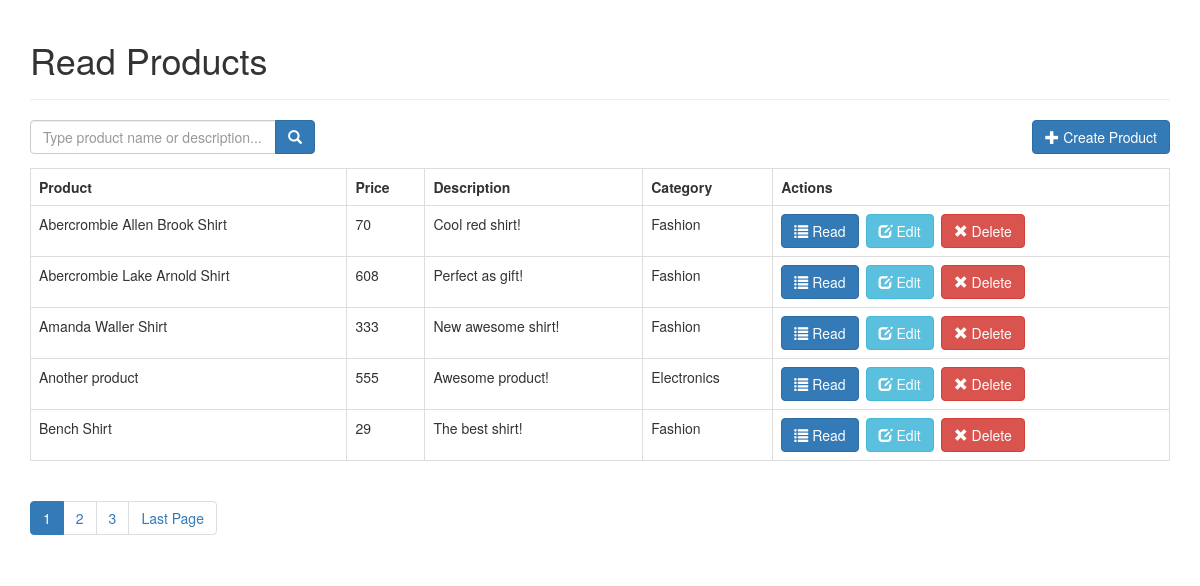
The page / on the database its author committed.
### tables this page shows
CREATE TABLE `products` (
  `id` int(11) NOT NULL,
  `name` varchar(100) NOT NULL,
  `description` text NOT NULL,
  `category_id` int(11) NOT NULL,
  `created` datetime NOT NULL,
  `modified` timestamp NOT NULL DEFAULT CURRENT_TIMESTAMP,
  `price` int(11) NOT NULL
);

CREATE TABLE `categories` (
  `id` int(11) NOT NULL,
  `name` varchar(100) NOT NULL,
  `created` datetime NOT NULL,
  `modified` timestamp NOT NULL DEFAULT CURRENT_TIMESTAMP
);

### index.php (called while the page is built, shortened)
<?php
include_once 'config/core.php';
include_once 'objects/product.php';
include_once 'objects/category.php';
$database = new Database();
$db = $database->getConnection();
$product = new Product($db);
$category = new Category($db);
$page_title = "Read Products";
include_once "layout_header.php";
$stmt = $product->readAll($from_record_num, $records_per_page);
$page_url = "index.php?";
$total_rows = $product->countAll();
include_once "read_template.php";
include_once "layout_footer.php";

### objects/product.php (called while the page is built, shortened)
<?php
class Product
{
    private $conn;
    private $table_name = "products";
    public function __construct($db)
    {
        $this->conn = $db;
    }
    function readAll($from_record_num, $records_per_page)
    {
        $query = "SELECT
                    id, name, description, price, category_id
                FROM
                    " . $this->table_name . "
                ORDER BY
                    name ASC
                LIMIT
                    {$from_record_num}, {$records_per_page}";
        $stmt = $this->conn->prepare($query);
        $stmt->execute();
        return $stmt;
    }
    public function countAll()
    {
        $query = "SELECT id FROM " . $this->table_name . "";
        $stmt = $this->conn->prepare($query);
        $stmt->execute();
        $num = $stmt->rowCount();
        return $num;
    }
}

### config/core.php (called while the page is built)
<?php
$page = isset($_GET['page']) ? $_GET['page'] : 1;
$records_per_page = 5;
$from_record_num = ($records_per_page * $page) - $records_per_page;

### objects/category.php (called while the page is built, shortened)
<?php
class Category
{
    private $conn;
    private $table_name = "categories";
    public $id;
    public function __construct($db)
    {
        $this->conn = $db;
    }
    function readName()
    {
        $query = "SELECT name FROM " . $this->table_name . " WHERE id = ? limit 0,1";
        $stmt = $this->conn->prepare($query);
        $stmt->bindParam(1, $this->id);
        $stmt->execute();
        $row = $stmt->fetch(PDO::FETCH_ASSOC);
        $this->name = $row['name'];
    }
}

### read_template.php (the view)
<?php
echo "<form role='search' action='search.php'>";
echo "<div class='input-group col-md-3 pull-left margin-right-1em'>";
$search_value = isset($search_term) ? "value='{$search_term}'" : "";
echo "<input type='text' class='form-control' placeholder='Type product name or description...' name='s' id='srch-term' required {$search_value} />";
echo "<div class='input-group-btn'>";
echo "<button class='btn btn-primary' type='submit'><i class='glyphicon glyphicon-search'></i></button>";
echo "</div>";
echo "</div>";
echo "</form>";
echo "<div class='right-button-margin'>";
echo "<a href='create_product.php' class='btn btn-primary pull-right'>";
echo "<span class='glyphicon glyphicon-plus'></span> Create Product";
echo "</a>";
echo "</div>";
if ($total_rows > 0) {
    echo "<table class='table table-hover table-responsive table-bordered'>";
    echo "<tr>";
    echo "<th>Product</th>";
    echo "<th>Price</th>";
    echo "<th>Description</th>";
    echo "<th>Category</th>";
    echo "<th>Actions</th>";
    echo "</tr>";
    while ($row = $stmt->fetch(PDO::FETCH_ASSOC)) {
        extract($row);
        echo "<tr>";
        echo "<td>{$name}</td>";
        echo "<td>{$price}</td>";
        echo "<td>{$description}</td>";
        echo "<td>";
        $category->id = $category_id;
        $category->readName();
        echo $category->name;
        echo "</td>";
        echo "<td>";
        echo "<a href='read_one.php?id={$id}' class='btn btn-primary left-margin'>";
        echo "<span class='glyphicon glyphicon-list'></span> Read";
        echo "</a>";
        echo "<a href='update_product.php?id={$id}' class='btn btn-info left-margin'>";
        echo "<span class='glyphicon glyphicon-edit'></span> Edit";
        echo "</a>";
        echo "<a delete-id='{$id}' class='btn btn-danger delete-object'>";
        echo "<span class='glyphicon glyphicon-remove'></span> Delete";
        echo "</a>";
        echo "</td>";
        echo "</tr>";
    }
    echo "</table>";
    include_once 'paging.php';
}
else {
    echo "<div class='alert alert-danger'>No products found.</div>";
}

### layout_header.php (shortened to what this page needs)
<!DOCTYPE html>
<html lang="en">
<head>
    <link rel="stylesheet" href="https://maxcdn.bootstrapcdn.com/bootstrap/3.3.7/css/bootstrap.min.css" />
    <link rel="stylesheet" href="libs/css/custom.css" />
</head>
<body>
    <div class="container">
        <?php
        echo "<div class='page-header'>
                <h1>{$page_title}</h1>
            </div>";
        ?>

### paging.php (shortened to what this page needs)
<?php
echo "<ul class=\"pagination\">";
$total_pages = ceil($total_rows / $records_per_page);
$range = 2;
$initial_num = $page - $range;
$condition_limit_num = ($page + $range)  + 1;
for ($x = $initial_num; $x < $condition_limit_num; $x++) {
    if (($x > 0) && ($x <= $total_pages)) {
        if ($x == $page) {
            echo "<li class='active'><a href=\"#\">$x <span class=\"sr-only\">(current)</span></a></li>";
        }
        else {
            echo "<li><a href='{$page_url}page=$x'>$x</a></li>";
        }
    }
}
if ($page < $total_pages) {
    echo "<li><a href='" . $page_url . "page={$total_pages}' title='Last page is {$total_pages}.'>";
    echo "Last Page";
    echo "</a></li>";
}
echo "</ul>";

### layout_footer.php (shortened to what this page needs)
</div>
</body>
</html>

### libs/css/custom.css (style rules this page uses)
.left-margin { margin: 0 0.5em 0 0; }
.right-button-margin { margin: 0 0 1em 0; overflow: hidden; }

### rows shown on the page
products: name "Abercrombie Allen Brook Shirt", price "70", description "Cool red shirt!", category.name "Fashion"
products: name "Abercrombie Lake Arnold Shirt", price "608", description "Perfect as gift!", category.name "Fashion"
products: name "Amanda Waller Shirt", price "333", description "New awesome shirt!", category.name "Fashion"
products: name "Another product", price "555", description "Awesome product!", category.name "Electronics"
products: name "Bench Shirt", price "29", description "The best shirt!", category.name "Fashion"

### other values the page prints
$page_title "Read Products"
